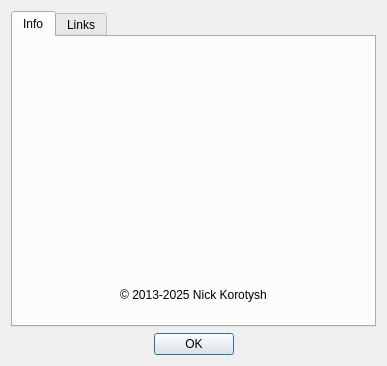
<?xml version="1.0" encoding="UTF-8"?>
<ui version="4.0">
 <class>AboutDialog</class>
 <widget class="QDialog" name="AboutDialog">
  <property name="geometry">
   <rect>
    <x>0</x>
    <y>0</y>
    <width>380</width>
    <height>400</height>
   </rect>
  </property>
  <property name="windowTitle">
   <string>About</string>
  </property>
  <layout class="QGridLayout" name="gridLayout">
   <property name="sizeConstraint">
    <enum>QLayout::SizeConstraint::SetFixedSize</enum>
   </property>
   <item row="1" column="2">
    <spacer name="h_spacer_2">
     <property name="orientation">
      <enum>Qt::Orientation::Horizontal</enum>
     </property>
     <property name="sizeHint" stdset="0">
      <size>
       <width>136</width>
       <height>20</height>
      </size>
     </property>
    </spacer>
   </item>
   <item row="1" column="1">
    <widget class="QDialogButtonBox" name="buttonBox">
     <property name="orientation">
      <enum>Qt::Orientation::Horizontal</enum>
     </property>
     <property name="standardButtons">
      <set>QDialogButtonBox::StandardButton::Ok</set>
     </property>
     <property name="centerButtons">
      <bool>true</bool>
     </property>
    </widget>
   </item>
   <item row="1" column="0">
    <spacer name="h_spacer_1">
     <property name="orientation">
      <enum>Qt::Orientation::Horizontal</enum>
     </property>
     <property name="sizeHint" stdset="0">
      <size>
       <width>137</width>
       <height>20</height>
      </size>
     </property>
    </spacer>
   </item>
   <item row="0" column="0" colspan="3">
    <widget class="QTabWidget" name="tabWidget">
     <property name="currentIndex">
      <number>0</number>
     </property>
     <widget class="QWidget" name="info_tab">
      <attribute name="title">
       <string>Info</string>
      </attribute>
      <layout class="QVBoxLayout" name="info_tab_layout">
       <item>
        <widget class="LogoLabel" name="logo_lbl">
         <property name="text">
          <string notr="true">&lt;logo&gt;</string>
         </property>
         <property name="alignment">
          <set>Qt::AlignmentFlag::AlignCenter</set>
         </property>
        </widget>
       </item>
       <item>
        <widget class="QLabel" name="app_name_lbl">
         <property name="font">
          <font>
           <pointsize>16</pointsize>
           <bold>true</bold>
          </font>
         </property>
         <property name="text">
          <string notr="true">&lt;App Name&gt;</string>
         </property>
         <property name="alignment">
          <set>Qt::AlignmentFlag::AlignCenter</set>
         </property>
        </widget>
       </item>
       <item>
        <widget class="QLabel" name="app_ver_lbl">
         <property name="font">
          <font>
           <pointsize>12</pointsize>
           <bold>true</bold>
          </font>
         </property>
         <property name="text">
          <string notr="true">&lt;app version&gt;</string>
         </property>
         <property name="alignment">
          <set>Qt::AlignmentFlag::AlignCenter</set>
         </property>
        </widget>
       </item>
       <item>
        <widget class="QLabel" name="build_qt_lbl">
         <property name="text">
          <string notr="true">&lt;build info&gt;</string>
         </property>
         <property name="alignment">
          <set>Qt::AlignmentFlag::AlignCenter</set>
         </property>
        </widget>
       </item>
       <item>
        <widget class="QLabel" name="build_date_lbl">
         <property name="text">
          <string notr="true">&lt;build date&gt;</string>
         </property>
         <property name="alignment">
          <set>Qt::AlignmentFlag::AlignCenter</set>
         </property>
        </widget>
       </item>
       <item>
        <widget class="QLabel" name="copyright_lbl">
         <property name="text">
          <string notr="true">© 2013-2025 Nick Korotysh</string>
         </property>
         <property name="alignment">
          <set>Qt::AlignmentFlag::AlignCenter</set>
         </property>
        </widget>
       </item>
      </layout>
     </widget>
     <widget class="QWidget" name="links_tab">
      <attribute name="title">
       <string>Links</string>
      </attribute>
      <layout class="QVBoxLayout" name="links_tab_layout">
       <item>
        <widget class="QGroupBox" name="project_group">
         <property name="title">
          <string>Useful links</string>
         </property>
         <layout class="QVBoxLayout" name="project_group_layout">
          <item>
           <widget class="QLabel" name="homepage_lbl">
            <property name="text">
             <string>&lt;a href=&quot;https://digitalclock4.sourceforge.io/&quot;&gt;project home page&lt;/a&gt;</string>
            </property>
            <property name="alignment">
             <set>Qt::AlignmentFlag::AlignCenter</set>
            </property>
            <property name="openExternalLinks">
             <bool>true</bool>
            </property>
           </widget>
          </item>
          <item>
           <widget class="QLabel" name="support_lbl">
            <property name="text">
             <string>&lt;a href=&quot;https://github.com/Kolcha/DigitalClock5/issues&quot;&gt;bug report/feature request&lt;/a&gt;</string>
            </property>
            <property name="alignment">
             <set>Qt::AlignmentFlag::AlignCenter</set>
            </property>
            <property name="openExternalLinks">
             <bool>true</bool>
            </property>
           </widget>
          </item>
          <item>
           <widget class="QLabel" name="changelog_lbl">
            <property name="text">
             <string>&lt;a href=&quot;https://github.com/Kolcha/DigitalClock5/commits/master/&quot;&gt;view full changelog&lt;/a&gt;</string>
            </property>
            <property name="alignment">
             <set>Qt::AlignmentFlag::AlignCenter</set>
            </property>
            <property name="openExternalLinks">
             <bool>true</bool>
            </property>
           </widget>
          </item>
          <item>
           <widget class="QLabel" name="wiki_home_lbl">
            <property name="text">
             <string>&lt;a href=&quot;https://github.com/Kolcha/DigitalClock5/wiki&quot;&gt;project Wiki home page&lt;/a&gt;</string>
            </property>
            <property name="alignment">
             <set>Qt::AlignmentFlag::AlignCenter</set>
            </property>
            <property name="openExternalLinks">
             <bool>true</bool>
            </property>
           </widget>
          </item>
         </layout>
        </widget>
       </item>
       <item>
        <widget class="QGroupBox" name="info_group">
         <property name="title">
          <string>More info</string>
         </property>
         <layout class="QVBoxLayout" name="info_group_layout">
          <item>
           <widget class="QLabel" name="lnk_lbl_4">
            <property name="text">
             <string notr="true">&lt;a href=&quot;https://showroom.qt.io/digital-clock/&quot;&gt;showroom.qt.io&lt;/a&gt;</string>
            </property>
            <property name="alignment">
             <set>Qt::AlignmentFlag::AlignCenter</set>
            </property>
            <property name="openExternalLinks">
             <bool>true</bool>
            </property>
           </widget>
          </item>
          <item>
           <widget class="QLabel" name="lnk_lbl_1">
            <property name="text">
             <string notr="true">&lt;a href=&quot;https://www.softpedia.com/get/Desktop-Enhancements/Clocks-Time-Management/Korotysh-Digital-Clock.shtml&quot;&gt;www.softpedia.com&lt;/a&gt;</string>
            </property>
            <property name="alignment">
             <set>Qt::AlignmentFlag::AlignCenter</set>
            </property>
            <property name="openExternalLinks">
             <bool>true</bool>
            </property>
           </widget>
          </item>
          <item>
           <widget class="QLabel" name="lnk_lbl_2">
            <property name="text">
             <string notr="true">&lt;a href=&quot;https://mac.softpedia.com/get/Utilities/Digital-Clock-Nick-Korotysh.shtml&quot;&gt;mac.softpedia.com&lt;/a&gt;</string>
            </property>
            <property name="alignment">
             <set>Qt::AlignmentFlag::AlignCenter</set>
            </property>
            <property name="openExternalLinks">
             <bool>true</bool>
            </property>
           </widget>
          </item>
          <item>
           <widget class="QLabel" name="lnk_lbl_3">
            <property name="text">
             <string notr="true">&lt;a href=&quot;https://www.softpedia.com/get/PORTABLE-SOFTWARE/Other-Portable-Applications/Digital-Clock-Portable.shtml&quot;&gt;www.softpedia.com&lt;/a&gt;</string>
            </property>
            <property name="alignment">
             <set>Qt::AlignmentFlag::AlignCenter</set>
            </property>
            <property name="openExternalLinks">
             <bool>true</bool>
            </property>
           </widget>
          </item>
         </layout>
        </widget>
       </item>
       <item>
        <widget class="QLabel" name="e_mail_label">
         <property name="text">
          <string notr="true">e-mail: &lt;a href=&quot;mailto:nick.korotysh@gmail.com&quot;&gt;nick.korotysh@gmail.com&lt;/a&gt;</string>
         </property>
         <property name="alignment">
          <set>Qt::AlignmentFlag::AlignCenter</set>
         </property>
         <property name="openExternalLinks">
          <bool>true</bool>
         </property>
        </widget>
       </item>
      </layout>
     </widget>
    </widget>
   </item>
  </layout>
 </widget>
 <layoutdefault spacing="6" margin="11"/>
 <customwidgets>
  <customwidget>
   <class>LogoLabel</class>
   <extends>QLabel</extends>
   <header>gui/about/logo_label.hpp</header>
  </customwidget>
 </customwidgets>
 <resources/>
 <connections>
  <connection>
   <sender>buttonBox</sender>
   <signal>accepted()</signal>
   <receiver>AboutDialog</receiver>
   <slot>accept()</slot>
   <hints>
    <hint type="sourcelabel">
     <x>150</x>
     <y>381</y>
    </hint>
    <hint type="destinationlabel">
     <x>40</x>
     <y>275</y>
    </hint>
   </hints>
  </connection>
  <connection>
   <sender>buttonBox</sender>
   <signal>rejected()</signal>
   <receiver>AboutDialog</receiver>
   <slot>reject()</slot>
   <hints>
    <hint type="sourcelabel">
     <x>229</x>
     <y>381</y>
    </hint>
    <hint type="destinationlabel">
     <x>340</x>
     <y>275</y>
    </hint>
   </hints>
  </connection>
 </connections>
</ui>
